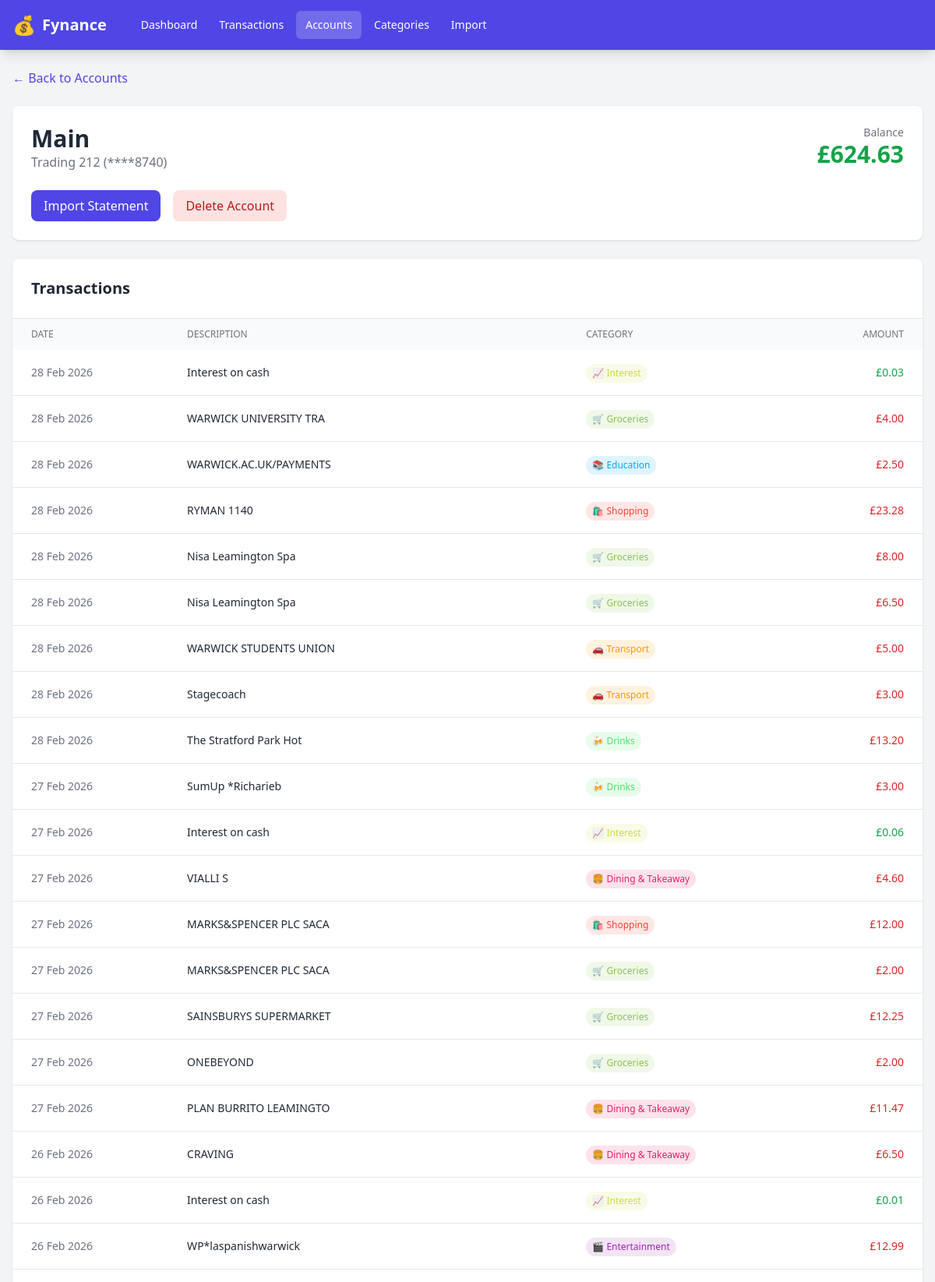
/accounts/1 (upper part), run on the app's committed database.
### app/models.py (models this page shows, shortened)
class Account(db.Model):
    __tablename__ = 'accounts'
    id = db.Column(db.Integer, primary_key=True)
    name = db.Column(db.String(100), nullable=False)
    bank = db.Column(db.String(100))
    account_number = db.Column(db.String(50))
    currency = db.Column(db.String(3), default='GBP')
    created_at = db.Column(db.DateTime, default=datetime.utcnow)
    transactions = db.relationship('Transaction', backref='account', lazy='dynamic')
    imports = db.relationship('Import', backref='account', lazy='dynamic')
    @property
    def balance(self):
        result = db.session.query(db.func.sum(Transaction.amount)).filter(
            Transaction.account_id == self.id
        ).scalar()
        return result or 0

class Transaction(db.Model):
    __tablename__ = 'transactions'
    id = db.Column(db.Integer, primary_key=True)
    account_id = db.Column(db.Integer, db.ForeignKey('accounts.id'), nullable=False)
    date = db.Column(db.Date, nullable=False)
    description = db.Column(db.String(500), nullable=False)
    amount = db.Column(db.Float, nullable=False)  # Negative for expenses
    balance = db.Column(db.Float, nullable=True)
    category_id = db.Column(db.Integer, db.ForeignKey('categories.id'), nullable=True)
    original_description = db.Column(db.String(500))
    notes = db.Column(db.Text)
    is_reviewed = db.Column(db.Boolean, default=False)
    import_id = db.Column(db.Integer, db.ForeignKey('imports.id'), nullable=True)
    hash = db.Column(db.String(64), unique=True)  # For deduplication
    created_at = db.Column(db.DateTime, default=datetime.utcnow)

class Category(db.Model):
    __tablename__ = 'categories'
    id = db.Column(db.Integer, primary_key=True)
    name = db.Column(db.String(50), nullable=False, unique=True)
    parent_id = db.Column(db.Integer, db.ForeignKey('categories.id'), nullable=True)
    icon = db.Column(db.String(10))
    color = db.Column(db.String(7))  # Hex color
    parent = db.relationship('Category', remote_side=[id], backref='subcategories')
    transactions = db.relationship('Transaction', backref='category', lazy='dynamic')
    rules = db.relationship('CategoryRule', backref='category', lazy='dynamic')

### app/routes/accounts.py (the view)
@accounts_bp.route('/<int:account_id>')
def view_account(account_id):
    account = Account.query.get_or_404(account_id)
    transactions = account.transactions.order_by(
        db.desc('date')
    ).limit(100).all()
    return render_template('accounts/view.html',
                           account=account,
                           transactions=transactions)

### app/templates/accounts/view.html (shortened to what this page needs)
{% extends "base.html" %}
{% block content %}
<div class="mb-6">
    <a href="{{ url_for('accounts.list_accounts') }}" class="text-indigo-600 hover:underline">← Back to Accounts</a>
</div>
<div class="bg-white rounded-lg shadow p-6 mb-6">
    <div class="flex items-start justify-between">
        <div>
            <h1 class="text-3xl font-bold text-gray-800">{{ account.name }}</h1>
            <p class="text-gray-500">{{ account.bank or 'Bank Account' }} {% if account.account_number %}(****{{ account.account_number }}){% endif %}</p>
        </div>
        <div class="text-right">
            <p class="text-gray-500 text-sm">Balance</p>
            <p class="text-3xl font-bold {% if account.balance >= 0 %}text-green-600{% else %}text-red-600{% endif %}">
                £{{ "%.2f"|format(account.balance) }}
            </p>
        </div>
    </div>
    <div class="mt-6 flex space-x-4">
        <a href="{{ url_for('imports.import_page') }}?account_id={{ account.id }}"
           class="bg-indigo-600 hover:bg-indigo-700 text-white px-4 py-2 rounded-lg font-medium transition-colors">
            Import Statement
        </a>
        <form action="{{ url_for('accounts.delete_account', account_id=account.id) }}" method="POST"
              onsubmit="return confirm('Are you sure you want to delete this account and all its transactions?');">
            <button type="submit"
                    class="bg-red-100 hover:bg-red-200 text-red-700 px-4 py-2 rounded-lg font-medium transition-colors">
                Delete Account
            </button>
        </form>
    </div>
</div>
<div class="bg-white rounded-lg shadow">
    <div class="p-6 border-b">
        <h2 class="text-xl font-semibold text-gray-800">Transactions</h2>
    </div>
    {% if transactions %}
    <div class="overflow-x-auto">
        <table class="w-full">
            <thead class="bg-gray-50">
                <tr>
                    <th class="px-6 py-3 text-left text-xs font-medium text-gray-500 uppercase">Date</th>
                    <th class="px-6 py-3 text-left text-xs font-medium text-gray-500 uppercase">Description</th>
                    <th class="px-6 py-3 text-left text-xs font-medium text-gray-500 uppercase">Category</th>
                    <th class="px-6 py-3 text-right text-xs font-medium text-gray-500 uppercase">Amount</th>
                </tr>
            </thead>
            <tbody class="divide-y divide-gray-200">
                {% for tx in transactions %}
                <tr class="hover:bg-gray-50">
                    <td class="px-6 py-4 text-sm text-gray-500">{{ tx.date.strftime('%d %b %Y') }}</td>
                    <td class="px-6 py-4 text-sm text-gray-800">{{ tx.description }}</td>
                    <td class="px-6 py-4">
                        {% if tx.category %}
                        <span class="inline-flex items-center px-2 py-1 rounded-full text-xs font-medium"
                              style="background-color: {{ tx.category.color }}20; color: {{ tx.category.color }};">
                            {{ tx.category.icon }} {{ tx.category.name }}
                        </span>
                        {% else %}
                        <span class="text-gray-400 text-sm">Uncategorized</span>
                        {% endif %}
                    </td>
                    <td class="px-6 py-4 text-sm text-right font-medium {% if tx.amount < 0 %}text-red-600{% else %}text-green-600{% endif %}">
                        £{{ "%.2f"|format(tx.amount|abs) }}
                    </td>
                </tr>
                {% endfor %}
            </tbody>
        </table>
    </div>
    {% endif %}
</div>
{% endblock %}

### data on the page
Account: name "Main", bank "Trading 212", account_number "8740"
Transaction: date "28 Feb 2026", description "Interest on cash", category.icon "📈", category.name "Interest", amount|abs "0.03"
Transaction: date "28 Feb 2026", description "WARWICK UNIVERSITY TRA", category.icon "🛒", category.name "Groceries", amount|abs "4.00"
Transaction: date "28 Feb 2026", description "WARWICK.AC.UK/PAYMENTS", category.icon "📚", category.name "Education", amount|abs "2.50"
Transaction: date "28 Feb 2026", description "RYMAN 1140", category.icon "🛍️", category.name "Shopping", amount|abs "23.28"
Transaction: date "28 Feb 2026", description "Nisa Leamington Spa", category.icon "🛒", category.name "Groceries", amount|abs "8.00"
Transaction: date "28 Feb 2026", description "Nisa Leamington Spa", category.icon "🛒", category.name "Groceries", amount|abs "6.50"
Transaction: date "28 Feb 2026", description "WARWICK STUDENTS UNION", category.icon "🚗", category.name "Transport", amount|abs "5.00"
Transaction: date "28 Feb 2026", description "Stagecoach", category.icon "🚗", category.name "Transport", amount|abs "3.00"
Transaction: date "28 Feb 2026", description "The Stratford Park Hot", category.icon "🍻", category.name "Drinks", amount|abs "13.20"
Transaction: date "27 Feb 2026", description "SumUp *Richarieb", category.icon "🍻", category.name "Drinks", amount|abs "3.00"
Transaction: date "27 Feb 2026", description "Interest on cash", category.icon "📈", category.name "Interest", amount|abs "0.06"
Transaction: date "27 Feb 2026", description "VIALLI S", category.icon "🍔", category.name "Dining & Takeaway", amount|abs "4.60"
Transaction: date "27 Feb 2026", description "MARKS&SPENCER PLC SACA", category.icon "🛍️", category.name "Shopping", amount|abs "12.00"
Transaction: date "27 Feb 2026", description "MARKS&SPENCER PLC SACA", category.icon "🛒", category.name "Groceries", amount|abs "2.00"
Transaction: date "27 Feb 2026", description "SAINSBURYS SUPERMARKET", category.icon "🛒", category.name "Groceries", amount|abs "12.25"
Transaction: date "27 Feb 2026", description "ONEBEYOND", category.icon "🛒", category.name "Groceries", amount|abs "2.00"
Transaction: date "27 Feb 2026", description "PLAN BURRITO LEAMINGTO", category.icon "🍔", category.name "Dining & Takeaway", amount|abs "11.47"
Transaction: date "26 Feb 2026", description "CRAVING", category.icon "🍔", category.name "Dining & Takeaway", amount|abs "6.50"
Transaction: date "26 Feb 2026", description "Interest on cash", category.icon "📈", category.name "Interest", amount|abs "0.01"
Transaction: date "26 Feb 2026", description "WP*laspanishwarwick", category.icon "🎬", category.name "Entertainment", amount|abs "12.99"

### other printed values
{{ "%.2f"|format(account.balance) }} "624.63"
